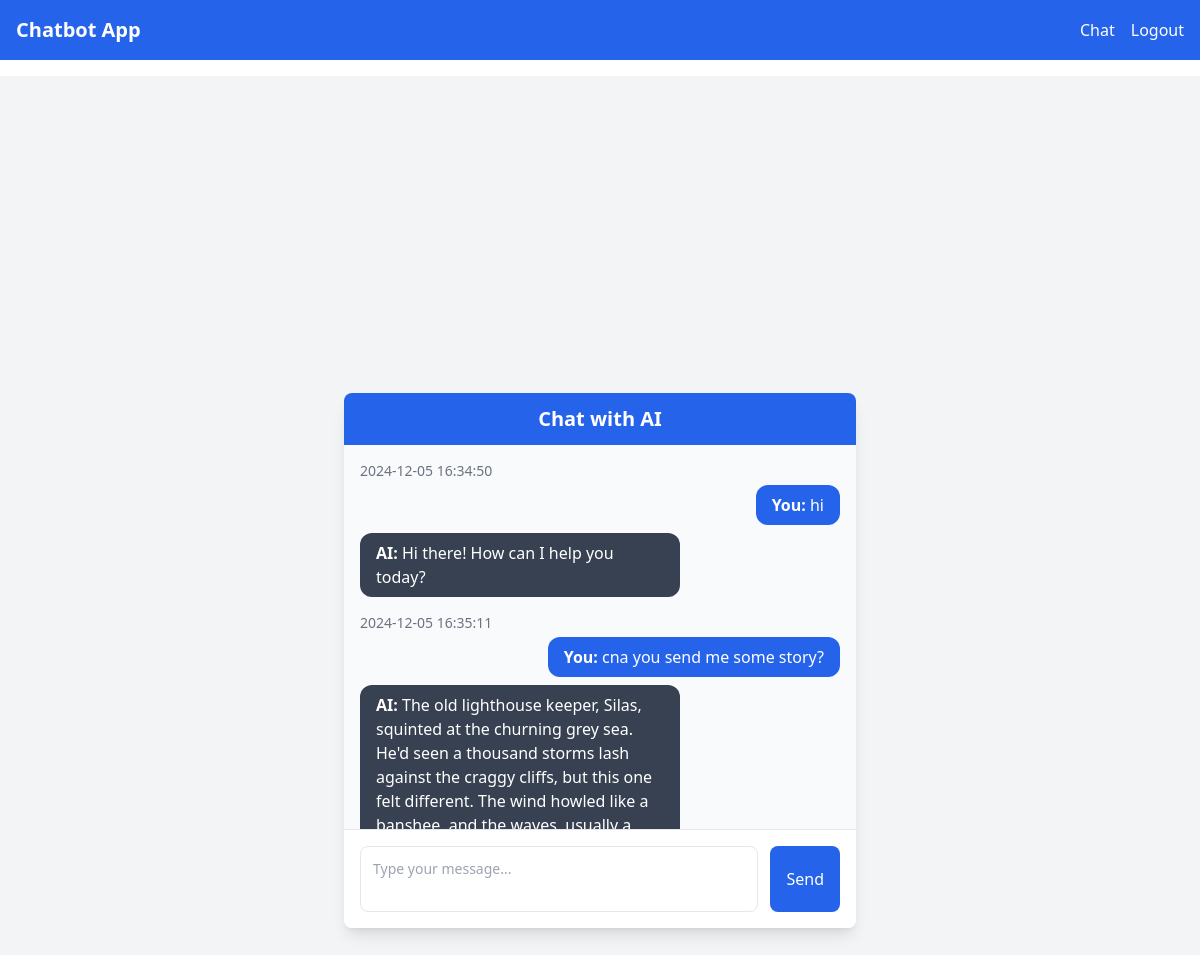
The page /chat (signed in) on the database its author committed.
### app/models.py (models this page shows)
class ChatHistory(db.Model):
    __tablename__ = 'chat_history'
    chat_id = db.Column(db.Integer, primary_key=True)
    request = db.Column(db.Text, nullable=False)
    response = db.Column(db.Text, nullable=False)
    request_time = db.Column(db.DateTime, default=func.now())
    response_time = db.Column(db.DateTime, default=func.now(), onupdate=func.now())
    user_id = db.Column(db.Integer, db.ForeignKey('users.id', ondelete="CASCADE"), nullable=False)
    user = db.relationship('User', back_populates='chat_history')

### app/routes.py (the view)
@views.route("/chat", methods=["GET"])
@login_required
def chat_page():
    user_id = session["user_id"]
    chat_history = ChatHistory.query.filter_by(user_id=user_id).order_by(ChatHistory.request_time.desc()).all()
    chat_history.reverse()
    return render_template("chat.html", history=chat_history)

### app/routes.py (called while the page is built)
@views.before_request
def before_request():
    print(current_user.is_authenticated)
    if "user_id" not in session and request.endpoint not in ['auth.login', 'auth.signup']:
        return redirect(url_for("auth.login"))

### app/templates/chat.html (shortened to what this page needs)
{% extends "base.html" %}
{% block content %}
<div class="flex justify-center items-center min-h-screen bg-gray-100 py-6 px-4">
    <div class="w-full max-w-lg bg-white rounded-lg shadow-lg overflow-hidden">
        <div class="bg-blue-600 text-white text-center py-3 font-semibold text-xl">
            Chat with AI
        </div>
        <div id="chat-box" class="h-96 overflow-y-auto p-4 bg-gray-50 space-y-4">
            {% for chat in history %}
            <div class="flex flex-col">
                <div class="text-sm text-gray-500 mb-1">{{ chat.request_time.strftime('%Y-%m-%d %H:%M:%S') }}</div>
                <div class="flex flex-col items-end">
                    <div class="px-4 py-2 rounded-xl max-w-xs bg-blue-600 text-white">
                        <strong>You:</strong> {{ chat.request }}
                    </div>
                </div>
                <div class="flex flex-col items-start">
                    <div class="px-4 py-2 rounded-xl max-w-xs mt-2 bg-gray-700 text-white">
                        <strong>AI:</strong> {{ chat.response }}
                    </div>
                </div>
            </div>
            {% endfor %}
        </div>
        <form id="chat-form" class="flex p-4 bg-white border-t border-gray-200">
            <textarea id="message" class="flex-1 p-3 border rounded-lg text-sm resize-none" placeholder="Type your message..." rows="2" required></textarea>
            <button type="submit" class="ml-3 px-4 py-2 bg-blue-600 text-white rounded-lg hover:bg-blue-700 focus:outline-none focus:ring focus:ring-blue-500">Send</button>
        </form>
    </div>
</div>
{% endblock %}

### app/templates/base.html (shortened to what this page needs)
<!DOCTYPE html>
<html lang="en">
<head>
    <script src="https://cdn.tailwindcss.com"></script>
</head>
<body>
    <nav class="bg-blue-600 p-4">
        <div class="max-w-7xl mx-auto flex items-center justify-between">
            <a href="/" class="text-white text-xl font-semibold">Chatbot App</a>
            <div class="flex space-x-4">
                {% if current_user.is_authenticated %}
                    <a href="/chat" class="text-white">Chat</a>
                    <a href="/logout" class="text-white">Logout</a>
                {% else %}
                    <a href="/login" class="text-white">Login</a>
                    <a href="/signup" class="text-white">Sign Up</a>
                {% endif %}
            </div>
        </div>
    </nav>
    <main class="max-w-7xl mx-auto py-4">
        {% block content %}
        {% endblock %}
    </main>
</body>
</html>

### rows shown on the page
ChatHistory: request_time "2024-12-05 16:34:50", request "hi", response "Hi there! How can I help you today?"
ChatHistory: request_time "2024-12-05 16:35:11", request "cna you send me some story?", response "The old lighthouse keeper, Silas, squinted at the churning grey sea. He'd seen a thousand storms lash against the craggy cliffs, but this one felt different. The wind howled like a…"
